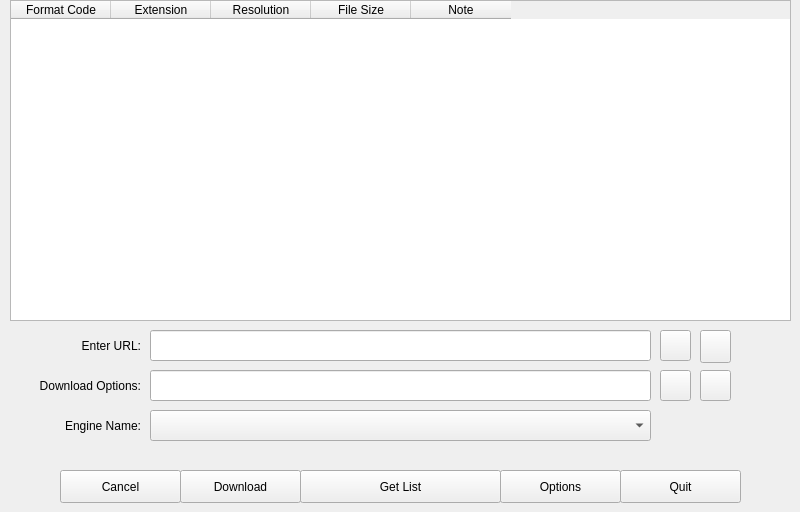
    <widget class="QWidget" name="tabBasickDownloader">
     <attribute name="title">
      <string>Basic Downloader</string>
     </attribute>
     <widget class="QPlainTextEdit" name="plainTextEditLogger">
      <property name="geometry">
       <rect>
        <x>10</x>
        <y>0</y>
        <width>771</width>
        <height>311</height>
       </rect>
      </property>
     </widget>
     <widget class="QPushButton" name="pbCancel">
      <property name="geometry">
       <rect>
        <x>60</x>
        <y>470</y>
        <width>121</width>
        <height>33</height>
       </rect>
      </property>
      <property name="text">
       <string>Cancel</string>
      </property>
     </widget>
     <widget class="QPushButton" name="pbList">
      <property name="geometry">
       <rect>
        <x>300</x>
        <y>470</y>
        <width>201</width>
        <height>33</height>
       </rect>
      </property>
      <property name="text">
       <string>Get List</string>
      </property>
     </widget>
     <widget class="QLabel" name="label">
      <property name="geometry">
       <rect>
        <x>10</x>
        <y>330</y>
        <width>131</width>
        <height>31</height>
       </rect>
      </property>
      <property name="text">
       <string>Enter URL:</string>
      </property>
      <property name="alignment">
       <set>Qt::AlignRight|Qt::AlignTrailing|Qt::AlignVCenter</set>
      </property>
      <property name="wordWrap">
       <bool>true</bool>
      </property>
     </widget>
     <widget class="QLabel" name="label_2">
      <property name="geometry">
       <rect>
        <x>10</x>
        <y>370</y>
        <width>131</width>
        <height>31</height>
       </rect>
      </property>
      <property name="text">
       <string>Download Options:</string>
      </property>
      <property name="alignment">
       <set>Qt::AlignRight|Qt::AlignTrailing|Qt::AlignVCenter</set>
      </property>
      <property name="wordWrap">
       <bool>true</bool>
      </property>
     </widget>
     <widget class="QPushButton" name="pbDownload">
      <property name="geometry">
       <rect>
        <x>180</x>
        <y>470</y>
        <width>121</width>
        <height>33</height>
       </rect>
      </property>
      <property name="text">
       <string>Download</string>
      </property>
     </widget>
     <widget class="QLineEdit" name="lineEditURL">
      <property name="geometry">
       <rect>
        <x>150</x>
        <y>330</y>
        <width>501</width>
        <height>31</height>
       </rect>
      </property>
     </widget>
     <widget class="QLineEdit" name="lineEditOptions">
      <property name="geometry">
       <rect>
        <x>150</x>
        <y>370</y>
        <width>501</width>
        <height>31</height>
       </rect>
      </property>
     </widget>
     <widget class="QPushButton" name="pbEntries">
      <property name="geometry">
       <rect>
        <x>500</x>
        <y>470</y>
        <width>121</width>
        <height>33</height>
       </rect>
      </property>
      <property name="text">
       <string>Options</string>
      </property>
     </widget>
     <widget class="QPushButton" name="pbQuit">
      <property name="geometry">
       <rect>
        <x>620</x>
        <y>470</y>
        <width>121</width>
        <height>33</height>
       </rect>
      </property>
      <property name="text">
       <string>Quit</string>
      </property>
     </widget>
     <widget class="QComboBox" name="cbEngineType">
      <property name="geometry">
       <rect>
        <x>150</x>
        <y>410</y>
        <width>501</width>
        <height>31</height>
       </rect>
      </property>
      <property name="currentText">
       <string notr="true"/>
      </property>
     </widget>
     <widget class="QTableWidget" name="bdTableWidgetList">
      <property name="geometry">
       <rect>
        <x>10</x>
        <y>0</y>
        <width>781</width>
        <height>321</height>
       </rect>
      </property>
      <property name="editTriggers">
       <set>QAbstractItemView::NoEditTriggers</set>
      </property>
      <property name="tabKeyNavigation">
       <bool>false</bool>
      </property>
      <property name="showDropIndicator" stdset="0">
       <bool>false</bool>
      </property>
      <property name="selectionBehavior">
       <enum>QAbstractItemView::SelectRows</enum>
      </property>
      <column>
       <property name="text">
        <string>Format Code</string>
       </property>
      </column>
      <column>
       <property name="text">
        <string>Extension</string>
       </property>
      </column>
      <column>
       <property name="text">
        <string>Resolution</string>
       </property>
      </column>
      <column>
       <property name="text">
        <string>File Size</string>
       </property>
      </column>
      <column>
       <property name="text">
        <string>Note</string>
       </property>
      </column>
     </widget>
     <widget class="QLabel" name="labelEngineName">
      <property name="geometry">
       <rect>
        <x>10</x>
        <y>410</y>
        <width>131</width>
        <height>31</height>
       </rect>
      </property>
      <property name="text">
       <string>Engine Name:</string>
      </property>
      <property name="alignment">
       <set>Qt::AlignRight|Qt::AlignTrailing|Qt::AlignVCenter</set>
      </property>
      <property name="wordWrap">
       <bool>true</bool>
      </property>
     </widget>
     <widget class="QPushButton" name="pbPasteClipboard">
      <property name="geometry">
       <rect>
        <x>660</x>
        <y>330</y>
        <width>31</width>
        <height>31</height>
       </rect>
      </property>
      <property name="toolTip">
       <string>Paste Clipboard Content</string>
      </property>
      <property name="text">
       <string/>
      </property>
     </widget>
     <widget class="QPushButton" name="pbOptionsHistory">
      <property name="geometry">
       <rect>
        <x>660</x>
        <y>370</y>
        <width>31</width>
        <height>31</height>
       </rect>
      </property>
      <property name="toolTip">
       <string>Recently Used</string>
      </property>
      <property name="text">
       <string/>
      </property>
     </widget>
     <widget class="QPushButton" name="pbOptionsDownloadOptions">
      <property name="geometry">
       <rect>
        <x>700</x>
        <y>370</y>
        <width>31</width>
        <height>31</height>
       </rect>
      </property>
      <property name="toolTip">
       <string>Set Download Options</string>
      </property>
      <property name="text">
       <string/>
      </property>
     </widget>
     <widget class="QPushButton" name="pbBasicDownloaderPlay">
      <property name="geometry">
       <rect>
        <x>700</x>
        <y>330</y>
        <width>31</width>
        <height>33</height>
       </rect>
      </property>
      <property name="toolTip">
       <string>Play Downloaded Media</string>
      </property>
      <property name="text">
       <string/>
      </property>
     </widget>
    </widget>
